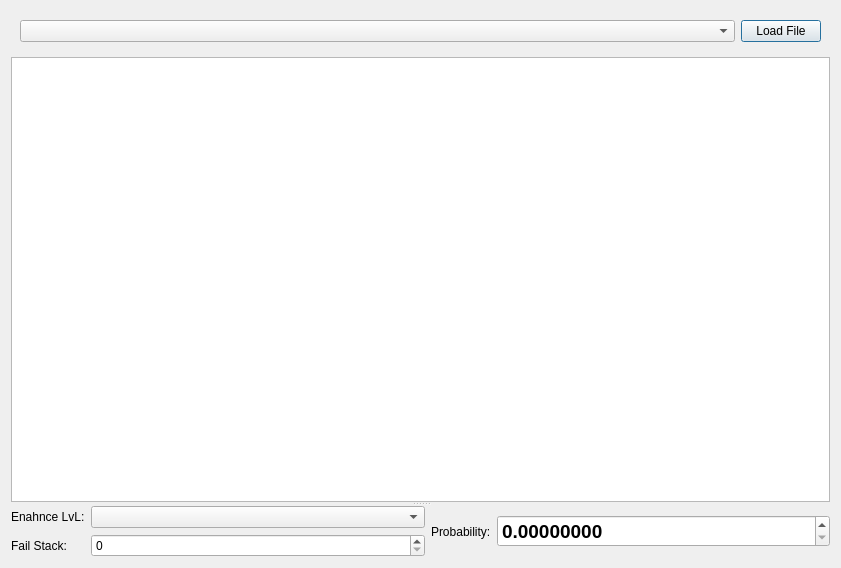
<?xml version="1.0" encoding="UTF-8"?>
<ui version="4.0">
 <class>dlgProbability</class>
 <widget class="QDialog" name="dlgProbability">
  <property name="geometry">
   <rect>
    <x>0</x>
    <y>0</y>
    <width>841</width>
    <height>568</height>
   </rect>
  </property>
  <property name="windowTitle">
   <string>Probability Table</string>
  </property>
  <layout class="QVBoxLayout" name="verticalLayout_2">
   <item>
    <widget class="QSplitter" name="splitter">
     <property name="orientation">
      <enum>Qt::Vertical</enum>
     </property>
     <widget class="QWidget" name="widget_2" native="true">
      <property name="sizePolicy">
       <sizepolicy hsizetype="Preferred" vsizetype="Preferred">
        <horstretch>0</horstretch>
        <verstretch>1</verstretch>
       </sizepolicy>
      </property>
      <layout class="QVBoxLayout" name="verticalLayout">
       <item>
        <widget class="QWidget" name="widget" native="true">
         <layout class="QHBoxLayout" name="horizontalLayout">
          <item>
           <widget class="GearTypeCmb" name="cmbGearType">
            <property name="sizePolicy">
             <sizepolicy hsizetype="Expanding" vsizetype="Fixed">
              <horstretch>0</horstretch>
              <verstretch>0</verstretch>
             </sizepolicy>
            </property>
           </widget>
          </item>
          <item>
           <widget class="QPushButton" name="cmdLoadFile">
            <property name="text">
             <string>Load File</string>
            </property>
           </widget>
          </item>
         </layout>
        </widget>
       </item>
       <item>
        <widget class="QTableWidget" name="tableWidget">
         <property name="editTriggers">
          <set>QAbstractItemView::NoEditTriggers</set>
         </property>
         <property name="alternatingRowColors">
          <bool>true</bool>
         </property>
         <property name="selectionMode">
          <enum>QAbstractItemView::MultiSelection</enum>
         </property>
         <property name="selectionBehavior">
          <enum>QAbstractItemView::SelectItems</enum>
         </property>
        </widget>
       </item>
      </layout>
     </widget>
     <widget class="QWidget" name="widget_3" native="true">
      <layout class="QGridLayout" name="gridLayout">
       <item row="0" column="0">
        <widget class="QLabel" name="label">
         <property name="sizePolicy">
          <sizepolicy hsizetype="Maximum" vsizetype="Preferred">
           <horstretch>0</horstretch>
           <verstretch>0</verstretch>
          </sizepolicy>
         </property>
         <property name="text">
          <string>Enahnce LvL:</string>
         </property>
        </widget>
       </item>
       <item row="0" column="1">
        <widget class="QComboBox" name="cmbLvl"/>
       </item>
       <item row="0" column="2" rowspan="2">
        <widget class="QLabel" name="label_3">
         <property name="sizePolicy">
          <sizepolicy hsizetype="Maximum" vsizetype="Preferred">
           <horstretch>0</horstretch>
           <verstretch>0</verstretch>
          </sizepolicy>
         </property>
         <property name="text">
          <string>Probability:</string>
         </property>
        </widget>
       </item>
       <item row="0" column="3" rowspan="2">
        <widget class="QDoubleSpinBox" name="spinProb">
         <property name="font">
          <font>
           <pointsize>14</pointsize>
           <weight>75</weight>
           <bold>true</bold>
          </font>
         </property>
         <property name="decimals">
          <number>8</number>
         </property>
         <property name="singleStep">
          <double>0.010000000000000</double>
         </property>
        </widget>
       </item>
       <item row="1" column="0">
        <widget class="QLabel" name="label_2">
         <property name="sizePolicy">
          <sizepolicy hsizetype="Maximum" vsizetype="Preferred">
           <horstretch>0</horstretch>
           <verstretch>0</verstretch>
          </sizepolicy>
         </property>
         <property name="text">
          <string>Fail Stack:</string>
         </property>
        </widget>
       </item>
       <item row="1" column="1">
        <widget class="QSpinBox" name="spinFS"/>
       </item>
      </layout>
     </widget>
    </widget>
   </item>
  </layout>
 </widget>
 <customwidgets>
  <customwidget>
   <class>GearTypeCmb</class>
   <extends>QComboBox</extends>
   <header>BDO_Enhancement_Tool.WidgetTools</header>
  </customwidget>
 </customwidgets>
 <resources/>
 <connections/>
</ui>
